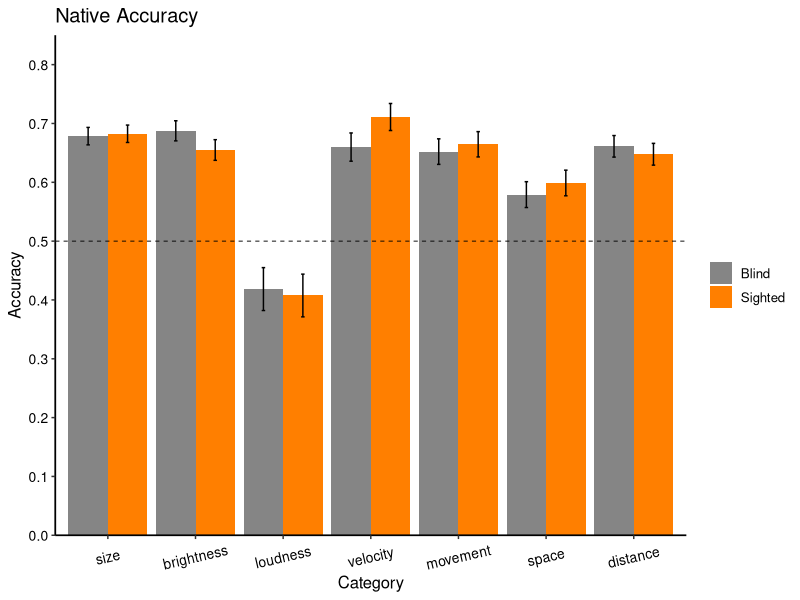
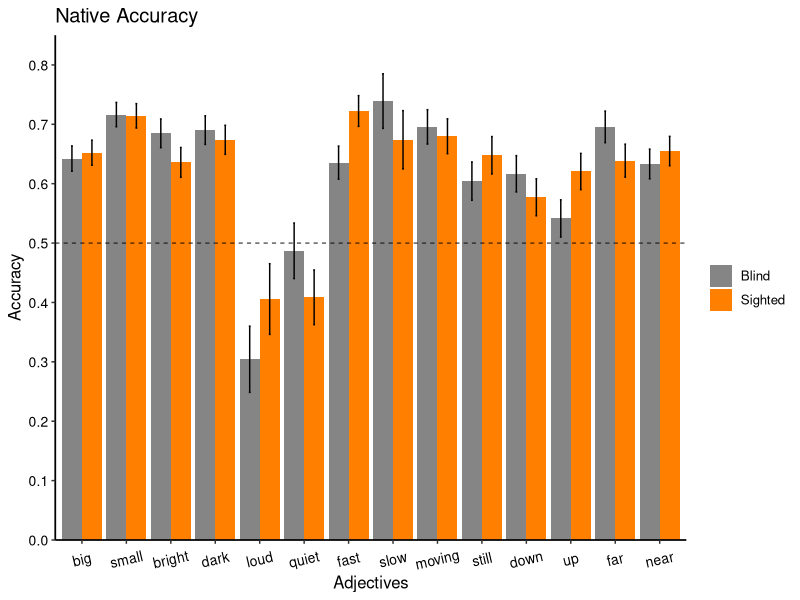

Here is the R script that generated these plots, in order:
## ---- chunk 1
# Load and install (if missing) the recquired packages
list.of.packages <- c("tidyverse", 
                      "knitr", 
                      "reshape2", 
                      "lme4",
                      "nlme",
                      "car")
new.packages <- list.of.packages[!(list.of.packages %in% installed.packages()[,"Package"])]
if(length(new.packages)) install.packages(new.packages)

lapply(list.of.packages, library, character.only = TRUE)

# set script folder as working dir
setwd(dirname(rstudioapi::getActiveDocumentContext()$path))

# set to true to show the code chunk
knitr::opts_chunk$set(echo = TRUE)
## ---- chunk 2

allData<-read.csv("data/allData7912.csv", header = TRUE)

## ---- chunk 3

allData %>% 
  group_by(pseudoid, group, category) %>% 
  count() %>% 
  pivot_wider(names_from = category, values_from = n) %>% 
  print(n = 46)

## ---- chunk 4

allData$rawAccuracy <- as.integer(allData$response == allData$meaning)

allData %>%
  group_by(group) %>%
  summarize(rawAccuracy = mean(rawAccuracy), 
            .groups = 'keep')

allData$nativeAccuracy <- ifelse(allData$value == 'goodop', 
                                 abs(allData$rawAccuracy - 1), 
                                 allData$rawAccuracy + 0)

allData %>%
  group_by(group) %>%
  summarize(native_acc = mean(nativeAccuracy), 
            .groups = 'keep')

allData %>%
  group_by(group) %>%
  summarize(raw_acc = mean(rawAccuracy), 
            native_acc = mean(nativeAccuracy), 
            .groups = 'keep')

## ---- chunk 5

categoryAccuracy_wide <- allData %>%
  group_by(category, group) %>%
  summarize(rawAccuracy = mean(rawAccuracy), nativeAccuracy = mean(nativeAccuracy), 
            .groups = 'keep') %>% 
  pivot_wider(names_from = group, values_from = c(rawAccuracy, nativeAccuracy))

print(categoryAccuracy_wide)

## ---- chunk 6

categoryAccuracy_tidy <- allData %>%
  group_by(group, category) %>%
  summarize(rawAccuracy_mean = mean(rawAccuracy), nativeAccuracy_mean = mean(nativeAccuracy), 
            rawAccuracy_sd = sd(rawAccuracy), nativeAccuracy_sd = sd(nativeAccuracy),
            n = n(),
            rawAccuracy_se = rawAccuracy_sd / sqrt(n), nativeAccuracy_se = nativeAccuracy_sd / sqrt(n),
            .groups = 'keep')

print(categoryAccuracy_tidy)

ggplot(data = categoryAccuracy_tidy, 
       aes(x = as.factor(category), y = nativeAccuracy_mean, fill = group)) +
  geom_bar(stat="identity", position=position_dodge()) +
  theme_classic() +
  scale_fill_manual(values=c('grey52','darkorange1'), labels=c('Blind', 'Sighted')) +
  scale_y_continuous(limits=c(0, 0.85), breaks=seq(0, 0.85, 0.1), expand = c(0,0)) +
  scale_x_discrete(limits=c("1", "3", "4", "6", "7", "8", "9"),
                   labels = c("size", "brightness", "loudness", "velocity", "movement", "space", "distance")) + 
  geom_errorbar(aes(ymin = nativeAccuracy_mean - nativeAccuracy_se,
                    ymax = nativeAccuracy_mean + nativeAccuracy_se),
                width = .08,
                position = position_dodge(.9)) +
  labs(x="Category", y="Accuracy") +
  ggtitle("Native Accuracy") +
  theme(
    text=element_text(size=12), 
    axis.line = element_line(size = 0.6), 
    axis.text.x = element_text(size=10,colour="black",
                               angle = 13,
                               vjust = .5, 
                               hjust = 0.5), 
    axis.text.y = element_text(size=10, colour='black'), 
    legend.title=element_blank())+
  geom_hline(yintercept=c(0.5), linetype="dashed", colour="black", size=0.3)

## ---- chunk 7

nativeResult <- glmer(nativeAccuracy ~ category + group + category*group +
        (1 | pseudoid) + (1 | language:stimulus), 
      data = allData,
      family = binomial,
      control = glmerControl(optimizer="bobyqa"))

summary(nativeResult)

Anova(nativeResult)

# calculate odd ratio and confidence intervals
se <- sqrt(diag(vcov(nativeResult)))
tab <- cbind(Est = fixef(nativeResult),
             LL = fixef(nativeResult) - 1.96 * se,
             UL = fixef(nativeResult) + 1.96 * se)

# print odd-ratio and confidence interval
print(exp(tab[2:4,]), digits=3)

## ---- chunk 8

cat1 = glmer(nativeAccuracy ~ group +
        (1 | pseudoid) + (1 | language:stimulus),
      subset(allData, category == 1),
      family = binomial,
      control=glmerControl(optimizer="bobyqa"))

summary(cat1)

Anova(cat1)

catOne_EB <- subset(allData, category == 1 & group == 'EB')
binom.test(sum(catOne_EB$grade), nrow(catOne_EB), p = .5)

catOne_SC <- subset(allData, category == 1 & group == 'SC')
binom.test(sum(catOne_SC$grade), nrow(catOne_SC), p = .5)

## ---- chunk 9

cat3 = glmer(nativeAccuracy ~ group +
        (1 | pseudoid) + (1 | language:stimulus),
      subset(allData, category == 3),
      family = binomial,
      control=glmerControl(optimizer="bobyqa"))

summary(cat3)

Anova(cat3)

catThree_EB <- subset(allData, category == 3 & group == 'EB')
binom.test(sum(catThree_EB$grade), nrow(catThree_EB), p = .5)

catThree_SC <- subset(allData, category == 3 & group == 'SC')
binom.test(sum(catThree_SC$grade), nrow(catThree_SC), p = .5)

## ---- chunk 10

cat4 = glmer(nativeAccuracy ~ group +
        (1 | pseudoid) + (1 | language:stimulus),
      subset(allData, category == 4),
      family = binomial,
      control=glmerControl(optimizer="bobyqa"))

summary(cat4)

Anova(cat4)

catFour_EB <- subset(allData, category == 4 & group == 'EB')
binom.test(sum(catFour_EB$grade), nrow(catFour_EB), p = .5)

catFour_SC <- subset(allData, category == 4 & group == 'SC')
binom.test(sum(catFour_SC$grade), nrow(catFour_SC), p = .5)

## ---- chunk 11

cat6 = glmer(nativeAccuracy ~ group +
        (1 | pseudoid) + (1 | language:stimulus),
      subset(allData, category == 6),
      family = binomial,
      control=glmerControl(optimizer="bobyqa"))

summary(cat6)

Anova(cat6)

catSix_EB <- subset(allData, category == 6 & group == 'EB')
binom.test(sum(catSix_EB$grade), nrow(catSix_EB), p = .5)

catSix_SC <- subset(allData, category == 6 & group == 'SC')
binom.test(sum(catSix_SC$grade), nrow(catSix_SC), p = .5)

## ---- chunk 12

cat7 = glmer(nativeAccuracy ~ group +
        (1 | pseudoid) + (1 | language:stimulus),
      subset(allData, category == 7),
      family = binomial,
      control=glmerControl(optimizer="bobyqa"))

summary(cat7)

Anova(cat7)

catSeven_EB <- subset(allData, category == 7 & group == 'EB')
binom.test(sum(catSeven_EB$grade), nrow(catSeven_EB), p = .5)

catSeven_SC <- subset(allData, category == 7 & group == 'SC')
binom.test(sum(catSeven_SC$grade), nrow(catSeven_SC), p = .5)

## ---- chunk 13

cat8 = glmer(nativeAccuracy ~ group +
        (1 | pseudoid) + (1 | language:stimulus),
      subset(allData, category == 8),
      family = binomial,
      control=glmerControl(optimizer="bobyqa"))

summary(cat8)

Anova(cat8)

catEight_EB <- subset(allData, category == 8 & group == 'EB')
binom.test(sum(catEight_EB$grade), nrow(catEight_EB), p = .5)

catEight_SC <- subset(allData, category == 8 & group == 'SC')
binom.test(sum(catEight_SC$grade), nrow(catEight_SC), p = .5)

## ---- chunk 14

cat9 = glmer(nativeAccuracy ~ group +
        (1 | pseudoid) + (1 | language:stimulus),
      subset(allData, category == 9),
      family = binomial,
      control=glmerControl(optimizer="bobyqa"))

summary(cat9)

Anova(cat9)

catNine_EB <- subset(allData, category == 9 & group == 'EB')
binom.test(sum(catNine_EB$grade), nrow(catNine_EB), p = .5)

catNine_SC <- subset(allData, category == 9 & group == 'SC')
binom.test(sum(catNine_SC$grade), nrow(catNine_SC), p = .5)

## ---- chunk 15

big = glmer(nativeAccuracy ~ group +
        (1 | pseudoid) + (1 | language:stimulus),
      subset(allData, meaning == "big"),
      family = binomial,
      control=glmerControl(optimizer="bobyqa"))

summary(big)

Anova(big)

big_EB <- subset(allData, meaning == "big" & group == 'EB')
binom.test(sum(big_EB$grade), nrow(big_EB), p = .5)

big_SC <- subset(allData, meaning == "big" & group == 'SC')
binom.test(sum(big_EB$grade), nrow(big_EB), p = .5)

## ---- chunk 16

small = glmer(nativeAccuracy ~ group +
        (1 | pseudoid) + (1 | language:stimulus),
      subset(allData, meaning == "small"),
      family = binomial,
      control=glmerControl(optimizer="bobyqa"))

summary(small)

Anova(small)

small_EB <- subset(allData, meaning == "small" & group == 'EB')
binom.test(sum(small_EB$grade), nrow(small_EB), p = .5)

small_SC <- subset(allData, meaning == "small" & group == 'SC')
binom.test(sum(small_EB$grade), nrow(small_EB), p = .5)

## ---- chunk 17

bright = glmer(nativeAccuracy ~ group +
        (1 | pseudoid) + (1 | language:stimulus),
      subset(allData, meaning == "bright"),
      family = binomial,
      control=glmerControl(optimizer="bobyqa"))

summary(bright)

Anova(bright)

bright_EB <- subset(allData, meaning == "bright" & group == 'EB')
binom.test(sum(bright_EB$grade), nrow(bright_EB), p = .5)

bright_SC <- subset(allData, meaning == "bright" & group == 'SC')
binom.test(sum(bright_SC$grade), nrow(bright_SC), p = .5)

## ---- chunk 18

dark = glmer(nativeAccuracy ~ group +
        (1 | pseudoid) + (1 | language:stimulus),
      subset(allData, meaning == "dark"),
      family = binomial,
      control=glmerControl(optimizer="bobyqa"))

summary(dark)

Anova(dark)

dark_EB <- subset(allData, meaning == "dark" & group == 'EB')
binom.test(sum(dark_EB$grade), nrow(dark_EB), p = .5)

dark_SC <- subset(allData, meaning == "dark" & group == 'SC')
binom.test(sum(dark_SC$grade), nrow(dark_SC), p = .5)

## ---- chunk 19

loud = glmer(nativeAccuracy ~ group +
        (1 | pseudoid) + (1 | language:stimulus),
      subset(allData, meaning == "loud"),
      family = binomial,
      control=glmerControl(optimizer="bobyqa"))

summary(loud)

Anova(loud)

loud_EB <- subset(allData, meaning == "loud" & group == 'EB')
binom.test(sum(loud_EB$grade), nrow(loud_EB), p = .5)

loud_SC <- subset(allData, meaning == "loud" & group == 'SC')
binom.test(sum(loud_SC$grade), nrow(loud_SC), p = .5)

## ---- chunk 20

quiet = glmer(nativeAccuracy ~ group +
        (1 | pseudoid) + (1 | language:stimulus),
      subset(allData, meaning == "quiet"),
      family = binomial,
      control=glmerControl(optimizer="bobyqa"))

summary(quiet)

Anova(quiet)

quiet_EB <- subset(allData, meaning == "quiet" & group == 'EB')
binom.test(sum(quiet_EB$grade), nrow(quiet_EB), p = .5)

quiet_SC <- subset(allData, meaning == "quiet" & group == 'SC')
binom.test(sum(quiet_SC$grade), nrow(quiet_SC), p = .5)

## ---- chunk 21

fast = glmer(nativeAccuracy ~ group +
        (1 | pseudoid) + (1 | language:stimulus),
      subset(allData, meaning == "fast"),
      family = binomial,
      control=glmerControl(optimizer="bobyqa"))

summary(fast)

Anova(fast)

fast_EB <- subset(allData, meaning == "fast" & group == 'EB')
binom.test(sum(fast_EB$grade), nrow(fast_EB), p = .5)

fast_SC <- subset(allData, meaning == "fast" & group == 'SC')
binom.test(sum(fast_SC$grade), nrow(fast_SC), p = .5)

## ---- chunk 22

slow = glmer(nativeAccuracy ~ group +
        (1 | pseudoid) + (1 | language:stimulus),
      subset(allData, meaning == "slow"),
      family = binomial,
      control=glmerControl(optimizer="bobyqa"))

summary(slow)

Anova(slow)

slow_EB <- subset(allData, meaning == "slow" & group == 'EB')
binom.test(sum(slow_EB$grade), nrow(slow_EB), p = .5)

slow_SC <- subset(allData, meaning == "slow" & group == 'SC')
binom.test(sum(slow_SC$grade), nrow(slow_SC), p = .5)

## ---- chunk 23

moving = glmer(nativeAccuracy ~ group +
        (1 | pseudoid) + (1 | language:stimulus),
      subset(allData, meaning == "moving"),
      family = binomial,
      control=glmerControl(optimizer="bobyqa"))

summary(moving)

Anova(moving)

moving_EB <- subset(allData, meaning == "moving" & group == 'EB')
binom.test(sum(moving_EB$grade), nrow(moving_EB), p = .5)

moving_SC <- subset(allData, meaning == "moving" & group == 'SC')
binom.test(sum(moving_SC$grade), nrow(moving_SC), p = .5)

## ---- chunk 24

still = glmer(nativeAccuracy ~ group +
        (1 | pseudoid) + (1 | language:stimulus),
      subset(allData, meaning == "still"),
      family = binomial,
      control=glmerControl(optimizer="bobyqa"))

summary(still)

Anova(still)

still_EB <- subset(allData, meaning == "still" & group == 'EB')
binom.test(sum(still_EB$grade), nrow(still_EB), p = .5)

still_SC <- subset(allData, meaning == "still" & group == 'SC')
binom.test(sum(still_SC$grade), nrow(still_SC), p = .5)

## ---- chunk 25

down = glmer(nativeAccuracy ~ group +
        (1 | pseudoid) + (1 | language:stimulus),
      subset(allData, meaning == "down"),
      family = binomial,
      control=glmerControl(optimizer="bobyqa"))

summary(down)

Anova(down)

down_EB <- subset(allData, meaning == "down" & group == 'EB')
binom.test(sum(down_EB$grade), nrow(down_EB), p = .5)

down_SC <- subset(allData, meaning == "down" & group == 'SC')
binom.test(sum(down_SC$grade), nrow(down_SC), p = .5)

## ---- chunk 26

up = glmer(nativeAccuracy ~ group +
        (1 | pseudoid) + (1 | language:stimulus),
      subset(allData, meaning == "up"),
      family = binomial,
      control=glmerControl(optimizer="bobyqa"))

summary(up)

Anova(up)

up_EB <- subset(allData, meaning == "up" & group == 'EB')
binom.test(sum(up_EB$grade), nrow(up_EB), p = .5)

up_SC <- subset(allData, meaning == "up" & group == 'SC')
binom.test(sum(up_SC$grade), nrow(up_SC), p = .5)

## ---- chunk 27

far = glmer(nativeAccuracy ~ group +
        (1 | pseudoid) + (1 | language:stimulus),
      subset(allData, meaning == "far"),
      family = binomial,
      control=glmerControl(optimizer="bobyqa"))

summary(far)

Anova(far)

far_EB <- subset(allData, meaning == "far" & group == 'EB')
binom.test(sum(far_EB$grade), nrow(far_EB), p = .5)

far_SC <- subset(allData, meaning == "far" & group == 'SC')
binom.test(sum(far_SC$grade), nrow(far_SC), p = .5)

## ---- chunk 28

near = glmer(nativeAccuracy ~ group +
        (1 | pseudoid) + (1 | language:stimulus),
      subset(allData, meaning == "near"),
      family = binomial,
      control=glmerControl(optimizer="bobyqa"))

summary(near)

Anova(near)

near_EB <- subset(allData, meaning == "near" & group == 'EB')
binom.test(sum(near_EB$grade), nrow(near_EB), p = .5)

near_SC <- subset(allData, meaning == "near" & group == 'SC')
binom.test(sum(near_SC$grade), nrow(near_SC), p = .5)

## ---- chunk 29

adjAccuracy_tidy <- allData %>%
  group_by(group, meaning) %>%
  summarize(rawAccuracy_mean = mean(rawAccuracy), nativeAccuracy_mean = mean(nativeAccuracy), 
            rawAccuracy_sd = sd(rawAccuracy), nativeAccuracy_sd = sd(nativeAccuracy),
            n = n(),
            rawAccuracy_se = rawAccuracy_sd / sqrt(n), nativeAccuracy_se = nativeAccuracy_sd / sqrt(n),
            .groups = 'keep')
print(categoryAccuracy_tidy)

ggplot(data = adjAccuracy_tidy, 
       aes(x = as.factor(meaning), y = nativeAccuracy_mean, fill = group)) +
  geom_bar(stat="identity", position=position_dodge()) +
  theme_classic() +
  scale_fill_manual(values=c('grey52','darkorange1'), labels=c('Blind', 'Sighted')) +
  scale_y_continuous(limits=c(0, 0.85), breaks=seq(0, 0.85, 0.1), expand = c(0,0)) +
  scale_x_discrete(limits=c("big", "small", "bright", "dark", "loud", "quiet", "fast", "slow", "moving", "still", "down", "up", "far", "near"),
                   labels = c("big", "small", "bright", "dark", "loud", "quiet", "fast", "slow", "moving", "still", "down", "up", "far", "near")) +
  
    geom_errorbar(aes(ymin = nativeAccuracy_mean - nativeAccuracy_se,
                    ymax = nativeAccuracy_mean + nativeAccuracy_se),
                width = .08,
                position = position_dodge(.9)) +
  
  labs(x="Adjectives", y="Accuracy") +
  ggtitle("Native Accuracy") +
  theme(
    text=element_text(size=12), 
    axis.line = element_line(size = 0.6), 
    axis.text.x = element_text(size=10,colour="black",
                               angle = 13,
                               vjust = .5, 
                               hjust = 0.5), 
    axis.text.y = element_text(size=10, colour='black'), 
    legend.title=element_blank())+
  geom_hline(yintercept=c(0.5), linetype="dashed", colour="black", size=0.3)
